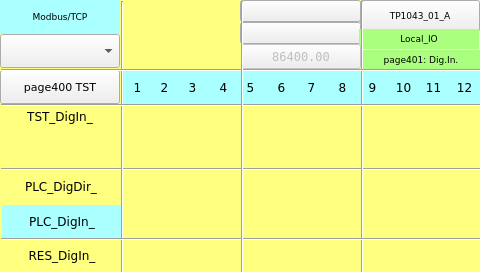
<?xml version="1.0" encoding="UTF-8"?>
<ui version="4.0">
<class>page401</class>
<widget class="QWidget" name="page401">
<property name="geometry">
<rect>
<x>0</x>
<y>0</y>
<width>480</width>
<height>272</height>
</rect>
</property>
<property name="minimumSize">
<size>
<width>480</width>
<height>272</height>
</size>
</property>
<property name="maximumSize">
<size>
<width>480</width>
<height>272</height>
</size>
</property>
<property name="windowTitle">
<string>page401</string>
</property>
<property name="styleSheet">
<string notr="true">QWidget#page401
{
background-color: rgb(255, 255, 127);
}</string>
</property>
<widget class="QLabel" name="label_PLC_DigIn_1">
<property name="geometry">
<rect>
<x>122</x>
<y>70</y>
<width>31</width>
<height>34</height>
</rect>
</property>
<property name="font">
<font>
<family>DejaVu Sans</family>
  <pointsize>9</pointsize>
</font>
</property>
<property name="styleSheet">
<string notr="true">background-color: rgb(170, 255, 255);</string>
</property>
<property name="text">
<string>1</string>
</property>
<property name="alignment">
<set>Qt::AlignCenter</set>
</property>
</widget>
<widget class="QLabel" name="label_PLC_DigIn_13">
<property name="geometry">
<rect>
<x>0</x>
<y>100</y>
<width>120</width>
<height>33</height>
</rect>
</property>
<property name="font">
<font>
<family>DejaVu Sans</family>
  <pointsize>9</pointsize>
</font>
</property>
<property name="styleSheet">
<string notr="true">background-color: rgb(255, 255, 127);</string>
</property>
<property name="text">
<string>TST_DigIn_</string>
</property>
<property name="alignment">
<set>Qt::AlignCenter</set>
</property>
</widget>
<widget class="QLabel" name="label_PLC_DigIn_9">
<property name="geometry">
<rect>
<x>357</x>
<y>70</y>
<width>31</width>
<height>34</height>
</rect>
</property>
<property name="font">
<font>
<family>DejaVu Sans</family>
  <pointsize>9</pointsize>
</font>
</property>
<property name="styleSheet">
<string notr="true">background-color: rgb(170, 255, 255);</string>
</property>
<property name="text">
<string>9</string>
</property>
<property name="alignment">
<set>Qt::AlignCenter</set>
</property>
</widget>
<widget class="QLabel" name="label_PLC_DigIn_6">
<property name="geometry">
<rect>
<x>266</x>
<y>70</y>
<width>31</width>
<height>34</height>
</rect>
</property>
<property name="font">
<font>
<family>DejaVu Sans</family>
  <pointsize>9</pointsize>
</font>
</property>
<property name="styleSheet">
<string notr="true">background-color: rgb(170, 255, 255);</string>
</property>
<property name="text">
<string>6</string>
</property>
<property name="alignment">
<set>Qt::AlignCenter</set>
</property>
</widget>
<widget class="QLabel" name="label_PLC_DigIn_8">
<property name="geometry">
<rect>
<x>327</x>
<y>70</y>
<width>31</width>
<height>34</height>
</rect>
</property>
<property name="font">
<font>
<family>DejaVu Sans</family>
  <pointsize>9</pointsize>
</font>
</property>
<property name="styleSheet">
<string notr="true">background-color: rgb(170, 255, 255);</string>
</property>
<property name="text">
<string>8</string>
</property>
<property name="alignment">
<set>Qt::AlignCenter</set>
</property>
</widget>
<widget class="QLabel" name="label_PLC_DigIn_15">
<property name="geometry">
<rect>
<x>2</x>
<y>205</y>
<width>120</width>
<height>33</height>
</rect>
</property>
<property name="font">
<font>
<family>DejaVu Sans</family>
  <pointsize>9</pointsize>
</font>
</property>
<property name="styleSheet">
<string notr="true">background-color: rgb(170, 255, 255);</string>
</property>
<property name="text">
<string>PLC_DigIn_</string>
</property>
<property name="alignment">
<set>Qt::AlignCenter</set>
</property>
</widget>
<widget class="QLabel" name="label_PLC_DigIn_3">
<property name="geometry">
<rect>
<x>177</x>
<y>70</y>
<width>31</width>
<height>34</height>
</rect>
</property>
<property name="font">
<font>
<family>DejaVu Sans</family>
  <pointsize>9</pointsize>
</font>
</property>
<property name="styleSheet">
<string notr="true">background-color: rgb(170, 255, 255);</string>
</property>
<property name="text">
<string>3</string>
</property>
<property name="alignment">
<set>Qt::AlignCenter</set>
</property>
</widget>
<widget class="QLabel" name="label_PLC_DigIn_2">
<property name="geometry">
<rect>
<x>149</x>
<y>70</y>
<width>31</width>
<height>34</height>
</rect>
</property>
<property name="font">
<font>
<family>DejaVu Sans</family>
  <pointsize>9</pointsize>
</font>
</property>
<property name="styleSheet">
<string notr="true">background-color: rgb(170, 255, 255);</string>
</property>
<property name="text">
<string>2</string>
</property>
<property name="alignment">
<set>Qt::AlignCenter</set>
</property>
</widget>
<widget class="QLabel" name="label_PLC_DigIn_16">
<property name="geometry">
<rect>
<x>2</x>
<y>239</y>
<width>120</width>
<height>33</height>
</rect>
</property>
<property name="font">
<font>
<family>DejaVu Sans</family>
  <pointsize>9</pointsize>
<weight>50</weight>
<bold>false</bold>
</font>
</property>
<property name="styleSheet">
<string notr="true">background-color: rgb(255, 255, 127);</string>
</property>
<property name="text">
<string>RES_DigIn_</string>
</property>
<property name="alignment">
<set>Qt::AlignCenter</set>
</property>
</widget>
<widget class="QLabel" name="label_PLC_DigIn_4">
<property name="geometry">
<rect>
<x>208</x>
<y>70</y>
<width>31</width>
<height>34</height>
</rect>
</property>
<property name="font">
<font>
<family>DejaVu Sans</family>
  <pointsize>9</pointsize>
</font>
</property>
<property name="styleSheet">
<string notr="true">background-color: rgb(170, 255, 255);</string>
</property>
<property name="text">
<string>4</string>
</property>
<property name="alignment">
<set>Qt::AlignCenter</set>
</property>
</widget>
<widget class="QLabel" name="label_PLC_DigIn_7">
<property name="geometry">
<rect>
<x>296</x>
<y>70</y>
<width>31</width>
<height>34</height>
</rect>
</property>
<property name="font">
<font>
<family>DejaVu Sans</family>
  <pointsize>9</pointsize>
</font>
</property>
<property name="styleSheet">
<string notr="true">background-color: rgb(170, 255, 255);</string>
</property>
<property name="text">
<string>7</string>
</property>
<property name="alignment">
<set>Qt::AlignCenter</set>
</property>
</widget>
<widget class="QLabel" name="label_PLC_DigIn_5">
<property name="geometry">
<rect>
<x>235</x>
<y>70</y>
<width>31</width>
<height>34</height>
</rect>
</property>
<property name="font">
<font>
<family>DejaVu Sans</family>
  <pointsize>9</pointsize>
</font>
</property>
<property name="styleSheet">
<string notr="true">background-color: rgb(170, 255, 255);</string>
</property>
<property name="text">
<string>5</string>
</property>
<property name="alignment">
<set>Qt::AlignCenter</set>
</property>
</widget>
<widget class="QLabel" name="label_PLC_DigIn_11">
<property name="geometry">
<rect>
<x>418</x>
<y>70</y>
<width>31</width>
<height>34</height>
</rect>
</property>
<property name="font">
<font>
<family>DejaVu Sans</family>
  <pointsize>9</pointsize>
</font>
</property>
<property name="styleSheet">
<string notr="true">background-color: rgb(170, 255, 255);</string>
</property>
<property name="text">
<string>11</string>
</property>
<property name="alignment">
<set>Qt::AlignCenter</set>
</property>
</widget>
<widget class="QLabel" name="label_PLC_DigIn_12">
<property name="geometry">
<rect>
<x>449</x>
<y>70</y>
<width>31</width>
<height>34</height>
</rect>
</property>
<property name="font">
<font>
<family>DejaVu Sans</family>
  <pointsize>9</pointsize>
</font>
</property>
<property name="styleSheet">
<string notr="true">background-color: rgb(170, 255, 255);</string>
</property>
<property name="text">
<string>12</string>
</property>
<property name="alignment">
<set>Qt::AlignCenter</set>
</property>
</widget>
<widget class="QLabel" name="label_PLC_DigIn_10">
<property name="geometry">
<rect>
<x>388</x>
<y>70</y>
<width>31</width>
<height>34</height>
</rect>
</property>
<property name="font">
<font>
<family>DejaVu Sans</family>
  <pointsize>9</pointsize>
</font>
</property>
<property name="styleSheet">
<string notr="true">background-color: rgb(170, 255, 255);</string>
</property>
<property name="text">
<string>10</string>
</property>
<property name="alignment">
<set>Qt::AlignCenter</set>
</property>
</widget>
<widget class="Line" name="line_hr_2">
<property name="geometry">
<rect>
<x>1</x>
<y>168</y>
<width>481</width>
<height>3</height>
</rect>
</property>
<property name="orientation">
<enum>Qt::Horizontal</enum>
</property>
<property name="font">
 <font>
  <family>DejaVu Sans</family>
  <pointsize>8</pointsize>
 </font>
</property>
</widget>
<widget class="ATCMbutton" name="atcmButton_5">
<property name="geometry">
<rect>
<x>360</x>
<y>0</y>
<width>120</width>
<height>32</height>
</rect>
</property>
<property name="font">
<font>
<family>DejaVu Sans</family>
  <pointsize>7</pointsize>
<weight>50</weight>
<bold>false</bold>
</font>
</property>
<property name="toolTip">
<string/>
</property>
<property name="whatsThis">
<string>ATCMbutton widget</string>
</property>
<property name="pageName">
<string>menu</string>
</property>
<property name="statusvar">
<string/>
</property>
<property name="viewStatus">
<bool>false</bool>
</property>
<property name="refresh">
<number>200</number>
</property>
<property name="visibilityVar">
<string/>
</property>
<property name="bgColor">
<color>
<red>85</red>
<green>255</green>
<blue>255</blue>
</color>
</property>
<property name="borderColor">
<color>
<red>220</red>
<green>220</green>
<blue>220</blue>
</color>
</property>
<property name="text">
<string>TP1043_01_A</string>
</property>
<property name="pressText">
<string>TP1043_01_A</string>
</property>
<property name="borderWidth">
<number>2</number>
</property>
<property name="borderRadius">
<number>0</number>
</property>
<property name="apparence">
<enum>QFrame::Raised</enum>
</property>
</widget>
<widget class="Line" name="line_hr_1">
<property name="geometry">
<rect>
<x>1</x>
<y>69</y>
<width>481</width>
<height>3</height>
</rect>
</property>
<property name="orientation">
<enum>Qt::Horizontal</enum>
</property>
<property name="font">
 <font>
  <family>DejaVu Sans</family>
  <pointsize>8</pointsize>
 </font>
</property>
</widget>
<widget class="Line" name="line_vt_4">
<property name="geometry">
<rect>
<x>361</x>
<y>1</y>
<width>3</width>
<height>272</height>
</rect>
</property>
<property name="orientation">
<enum>Qt::Vertical</enum>
</property>
<property name="font">
 <font>
  <family>DejaVu Sans</family>
  <pointsize>8</pointsize>
 </font>
</property>
</widget>
<widget class="ATCMtime" name="atcmTime_2">
<property name="geometry">
<rect>
<x>240</x>
<y>22</y>
<width>121</width>
<height>22</height>
</rect>
</property>
<property name="font">
<font>
<family>DejaVu Sans Mono</family>
  <pointsize>8</pointsize>
</font>
</property>
<property name="toolTip">
<string>ATCM QTime</string>
</property>
<property name="whatsThis">
<string>ATCMtime widget</string>
</property>
<property name="bgColor">
<color>
<red>170</red>
<green>255</green>
<blue>127</blue>
</color>
</property>
<property name="borderWidth">
<number>0</number>
</property>
<property name="borderRadius">
<number>0</number>
</property>
</widget>
<widget class="Line" name="line_hr_4">
<property name="geometry">
<rect>
<x>1</x>
<y>104</y>
<width>481</width>
<height>3</height>
</rect>
</property>
<property name="orientation">
<enum>Qt::Horizontal</enum>
</property>
<property name="font">
 <font>
  <family>DejaVu Sans</family>
  <pointsize>8</pointsize>
 </font>
</property>
</widget>
<widget class="QLabel" name="label_Page">
<property name="geometry">
<rect>
<x>361</x>
<y>50</y>
<width>120</width>
<height>20</height>
</rect>
</property>
<property name="font">
<font>
<family>DejaVu Sans</family>
  <pointsize>7</pointsize>
</font>
</property>
<property name="styleSheet">
<string notr="true">background-color: rgb(170, 255, 127);</string>
</property>
<property name="text">
<string>page401: Dig.In.</string>
</property>
<property name="alignment">
<set>Qt::AlignCenter</set>
</property>
</widget>
<widget class="QLabel" name="label_18">
<property name="geometry">
<rect>
<x>359</x>
<y>29</y>
<width>120</width>
<height>20</height>
</rect>
</property>
<property name="font">
<font>
<family>DejaVu Sans</family>
  <pointsize>7</pointsize>
</font>
</property>
<property name="styleSheet">
<string notr="true">background-color: rgb(170, 255, 127);</string>
</property>
<property name="text">
<string>Local_IO</string>
</property>
<property name="alignment">
<set>Qt::AlignCenter</set>
</property>
</widget>
<widget class="ATCMdate" name="atcmDate">
<property name="geometry">
<rect>
<x>240</x>
<y>0</y>
<width>121</width>
<height>22</height>
</rect>
</property>
<property name="font">
<font>
<family>DejaVu Sans Mono</family>
  <pointsize>8</pointsize>
</font>
</property>
<property name="toolTip">
<string>ATCM QDate</string>
</property>
<property name="whatsThis">
<string>ATCMdate widget</string>
</property>
<property name="bgColor">
<color>
<red>170</red>
<green>255</green>
<blue>127</blue>
</color>
</property>
<property name="borderWidth">
<number>0</number>
</property>
<property name="borderRadius">
<number>0</number>
</property>
<property name="format">
<enum>ATCMdate::YYYY_MM_DD</enum>
</property>
</widget>
<widget class="Line" name="line_hr_3">
<property name="geometry">
<rect>
<x>1</x>
<y>238</y>
<width>481</width>
<height>3</height>
</rect>
</property>
<property name="orientation">
<enum>Qt::Horizontal</enum>
</property>
<property name="font">
 <font>
  <family>DejaVu Sans</family>
  <pointsize>8</pointsize>
 </font>
</property>
</widget>
<widget class="Line" name="line_vt_2">
<property name="geometry">
<rect>
<x>241</x>
<y>1</y>
<width>3</width>
<height>272</height>
</rect>
</property>
<property name="orientation">
<enum>Qt::Vertical</enum>
</property>
<property name="font">
 <font>
  <family>DejaVu Sans</family>
  <pointsize>8</pointsize>
 </font>
</property>
</widget>
<widget class="Line" name="line_vt_1">
<property name="geometry">
<rect>
<x>121</x>
<y>1</y>
<width>3</width>
<height>272</height>
</rect>
</property>
<property name="orientation">
<enum>Qt::Vertical</enum>
</property>
<property name="font">
 <font>
  <family>DejaVu Sans</family>
  <pointsize>8</pointsize>
 </font>
</property>
</widget>
<widget class="QLabel" name="label_PLC_DigOut_16">
<property name="geometry">
<rect>
<x>1</x>
<y>170</y>
<width>120</width>
<height>33</height>
</rect>
</property>
<property name="font">
<font>
<family>DejaVu Sans</family>
  <pointsize>9</pointsize>
</font>
</property>
<property name="styleSheet">
<string notr="true">background-color: rgb(255, 255, 127);</string>
</property>
<property name="text">
<string>PLC_DigDir_</string>
</property>
<property name="alignment">
<set>Qt::AlignCenter</set>
</property>
</widget>
<widget class="ATCMbutton" name="atcmButton_page402_2">
<property name="geometry">
<rect>
<x>0</x>
<y>70</y>
<width>120</width>
<height>34</height>
</rect>
</property>
<property name="toolTip">
<string/>
</property>
<property name="whatsThis">
<string>ATCMbutton widget</string>
</property>
<property name="pageName">
<string>page400</string>
</property>
<property name="statusvar">
<string/>
</property>
<property name="viewStatus">
<bool>false</bool>
</property>
<property name="visibilityVar">
<string/>
</property>
<property name="bgColor">
<color>
<red>170</red>
<green>255</green>
<blue>255</blue>
</color>
</property>
<property name="text">
<string>page400 TST</string>
</property>
<property name="pressText">
<string>page400 TST</string>
</property>
<property name="borderWidth">
<number>0</number>
</property>
<property name="borderRadius">
<number>0</number>
</property>
<property name="apparence">
<enum>QFrame::Raised</enum>
</property>
<property name="font">
 <font>
  <family>DejaVu Sans</family>
  <pointsize>8</pointsize>
 </font>
</property>
</widget>
<widget class="ATCMlabel" name="atcmLabel_PLC_time">
<property name="enabled">
<bool>false</bool>
</property>
<property name="geometry">
<rect>
<x>241</x>
<y>44</y>
<width>120</width>
<height>25</height>
</rect>
</property>
<property name="font">
<font>
<family>DejaVu Sans Mono</family>
  <pointsize>9</pointsize>
</font>
</property>
<property name="text">
<string>86400.00</string>
</property>
<property name="toolTip">
<string>PLC_time</string>
</property>
<property name="whatsThis">
<string>ATCMlabel widget</string>
</property>
<property name="variable">
<string>PLC_time</string>
</property>
<property name="refresh">
<number>500</number>
</property>
<property name="max">
<string>0</string>
</property>
<property name="min">
<string>0</string>
</property>
<property name="viewStatus">
<bool>false</bool>
</property>
<property name="visibilityVar">
<string/>
</property>
<property name="bgColor">
<color>
<red>170</red>
<green>255</green>
<blue>127</blue>
</color>
</property>
<property name="fontColor">
<color>
<red>0</red>
<green>0</green>
<blue>0</blue>
</color>
</property>
<property name="borderWidth">
<number>0</number>
</property>
<property name="borderRadius">
<number>0</number>
</property>
</widget>
<widget class="ATCMcombobox" name="atcmComboBox">
<property name="geometry">
<rect>
<x>0</x>
<y>34</y>
<width>120</width>
<height>34</height>
</rect>
</property>
<property name="font">
<font>
<family>DejaVu Sans</family>
  <pointsize>7</pointsize>
</font>
</property>
<property name="toolTip">
<string>TEST_COMMAND</string>
</property>
<property name="whatsThis">
<string>ATCMcombobox widget</string>
</property>
<property name="variable">
<string>TEST_COMMAND</string>
</property>
<property name="refresh">
<number>500</number>
</property>
<property name="viewStatus">
<bool>false</bool>
</property>
<property name="writeAcknowledge">
<bool>false</bool>
</property>
<property name="visibilityVar">
<string/>
</property>
<property name="bgColor">
<color>
<red>170</red>
<green>255</green>
<blue>127</blue>
</color>
</property>
<property name="borderWidth">
<number>0</number>
</property>
<property name="borderRadius">
<number>0</number>
</property>
<property name="mapping">
<string>0;LOCAL;216;REMOTE;42;DONE</string>
</property>
</widget>
<widget class="QLabel" name="label_Start_3">
<property name="geometry">
<rect>
<x>0</x>
<y>0</y>
<width>120</width>
<height>34</height>
</rect>
</property>
<property name="font">
<font>
<family>DejaVu Sans</family>
  <pointsize>7</pointsize>
</font>
</property>
<property name="styleSheet">
<string notr="true">background-color: rgb(170, 255, 255);</string>
</property>
<property name="text">
<string>Modbus/TCP</string>
</property>
<property name="alignment">
<set>Qt::AlignCenter</set>
</property>
</widget>
<widget class="ATCManimation" name="atcmAnimation_TEST_STATUS">
<property name="geometry">
<rect>
<x>120</x>
<y>0</y>
<width>120</width>
<height>68</height>
</rect>
</property>
<property name="toolTip">
<string>TEST_STATUS</string>
</property>
<property name="whatsThis">
<string>ATCManimation widget</string>
</property>
<property name="mapping">
<string>0;:/icons/my_img/local.png;216;:/icons/my_img/remote.png;42;:/icons/my_img/done.png</string>
</property>
<property name="variable">
<string>TEST_STATUS</string>
</property>
<property name="refresh">
<number>500</number>
</property>
<property name="viewStatus">
<bool>false</bool>
</property>
<property name="visibilityVar">
<string/>
</property>
<property name="font">
 <font>
  <family>DejaVu Sans</family>
  <pointsize>8</pointsize>
 </font>
</property>
</widget>
<zorder>label_PLC_DigIn_1</zorder>
<zorder>label_PLC_DigIn_13</zorder>
<zorder>label_PLC_DigIn_9</zorder>
<zorder>label_PLC_DigIn_6</zorder>
<zorder>label_PLC_DigIn_8</zorder>
<zorder>label_PLC_DigIn_15</zorder>
<zorder>label_PLC_DigIn_3</zorder>
<zorder>label_PLC_DigIn_2</zorder>
<zorder>label_PLC_DigIn_16</zorder>
<zorder>label_PLC_DigIn_4</zorder>
<zorder>label_PLC_DigIn_7</zorder>
<zorder>label_PLC_DigIn_5</zorder>
<zorder>label_PLC_DigIn_11</zorder>
<zorder>label_PLC_DigIn_12</zorder>
<zorder>label_PLC_DigIn_10</zorder>
<zorder>atcmButton_5</zorder>
<zorder>atcmTime_2</zorder>
<zorder>label_Page</zorder>
<zorder>label_18</zorder>
<zorder>atcmDate</zorder>
<zorder>label_PLC_DigOut_16</zorder>
<zorder>atcmButton_page402_2</zorder>
<zorder>atcmLabel_PLC_time</zorder>
<zorder>atcmComboBox</zorder>
<zorder>label_Start_3</zorder>
<zorder>atcmAnimation_TEST_STATUS</zorder>
<zorder>line_hr_2</zorder>
<zorder>line_vt_1</zorder>
<zorder>line_vt_4</zorder>
<zorder>line_hr_4</zorder>
<zorder>line_hr_1</zorder>
<zorder>line_hr_3</zorder>
<zorder>line_vt_2</zorder>
</widget>
<customwidgets>
<customwidget>
<class>ATCManimation</class>
<extends>QLabel</extends>
<header>atcmplugin.h</header>
</customwidget>
<customwidget>
<class>ATCMbutton</class>
<extends>QPushButton</extends>
<header>atcmplugin.h</header>
</customwidget>
<customwidget>
<class>ATCMcombobox</class>
<extends>QComboBox</extends>
<header>atcmplugin.h</header>
</customwidget>
<customwidget>
<class>ATCMdate</class>
<extends>QPushButton</extends>
<header>atcmplugin.h</header>
</customwidget>
<customwidget>
<class>ATCMlabel</class>
<extends>QPushButton</extends>
<header>atcmplugin.h</header>
</customwidget>
<customwidget>
<class>ATCMtime</class>
<extends>QPushButton</extends>
<header>atcmplugin.h</header>
</customwidget>
</customwidgets>
<resources/>
<connections>
<connection>
<sender>atcmButton_5</sender>
<signal>newPage(const char*,bool)</signal>
<receiver>page401</receiver>
<slot>goto_page(const char*,bool)</slot>
<hints>
<hint type="sourcelabel">
<x>20</x>
<y>20</y>
</hint>
<hint type="destinationlabel">
<x>20</x>
<y>20</y>
</hint>
</hints>
</connection>
<connection>
<sender>atcmButton_page402_2</sender>
<signal>newPage(const char*,bool)</signal>
<receiver>page401</receiver>
<slot>goto_page(const char*,bool)</slot>
<hints>
<hint type="sourcelabel">
<x>20</x>
<y>20</y>
</hint>
<hint type="destinationlabel">
<x>20</x>
<y>20</y>
</hint>
</hints>
</connection>
</connections>
<slots>
<slot>goto_page(const char*,bool)</slot>
</slots>
</ui>
